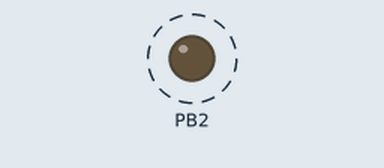
Bench run of a program on a simulated ATmega328P, built with avr-gcc and emulated at 16 MHz. On the bench: output pins drawn as LEDs (lit = HIGH). Dashed ring = blinking.

Above: at 0.2 s.
Timing chart, 0 to 3.0 s (numbered marks = the images above):
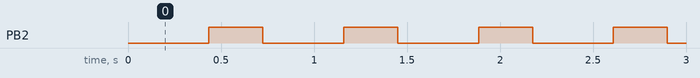

Measured:
- by itself, PB2: alternates HIGH for 0.29 s and LOW for 0.43 s

The program:

main.c
```c
#define F_CPU 16000000UL
#include <avr/io.h>
#include <stdio.h>
#include <avr/interrupt.h>

int ovrflow = 0; // global ovrflow counter

int main(void)
{
	DDRB |= (1<<DDB2); // Make PB2 Output
	PORTB &= (0<<DDB2); // Turn on LED
	TIMSK0 |= (1<<OCIE0A); // Set up interrupt
	TCCR0A |= (1<<WGM01); // Normal Mode
	OCR0A = 0xFF;
	TCNT0 = 0;
	sei(); // interrupt enable
	TCCR0B |= (1<<CS02) | (1<<CS00); // Set prescaler to 1024

	while (1)
	{

	}
}

ISR (TIMER0_COMPA_vect) {
	ovrflow++; //increment ovrflow
	if (ovrflow == 26) { // delay for .435s
		TCNT0 = 0;
		while (TCNT0 < 140) {}
		PORTB ^= (1<<DDB2); // Turn OFF
		TCNT0 = 0; // reset counter
	}
	else if (ovrflow == 43) { // delay for .29s
		TCNT0 = 0;
		while (TCNT0 < 179) {}
		PORTB ^= (1<<DDB2); // Turn ON
		ovrflow = 0; // reset ovrflow
		TCNT0 = 0; // reset counter
	}
}
```
